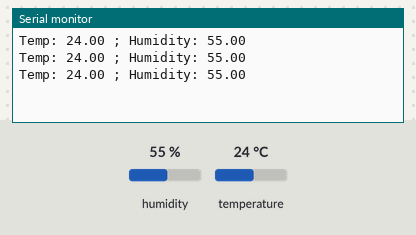
This sketch was run on a simulated ESP8266 (NodeMCU). Parts: the last lines printed to the serial monitor. The inputs (shaded band) are chosen by the test bench; at power-on: humidity 55 %, temperature 24 °C.

Above: at 2.8 s.
2.9 s: humidity set to 22 %
At 5.5 s:
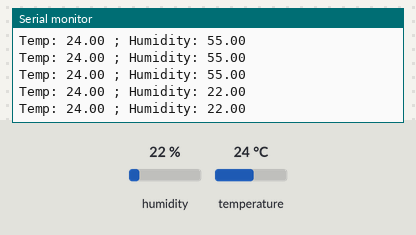
5.6 s: temperature set to 12 °C
At 6.5 s:
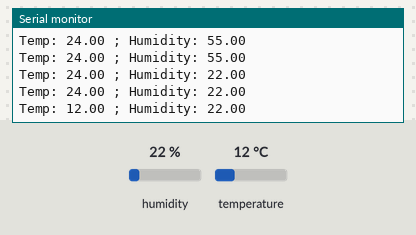
8.3 s: humidity set to 40 %
At 9.6 s:
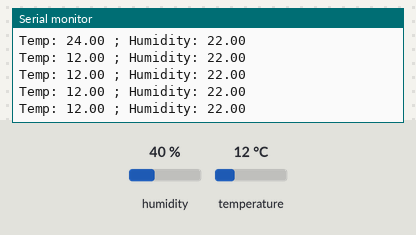
Timing chart, 0 to 11.3 s (numbered marks = the images above; inputs shaded):
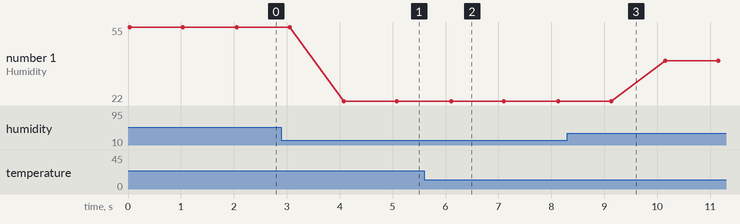

Measured:
- after the input at 2.9 s, the serial monitor: prints a new line after 1.2 s (image 1)
- after the input at 5.6 s, the serial monitor: prints a new line after 0.50 s (image 2)
- plotted number 1: 55 → 22 after the input at 2.9 s, 22 → 40 after the input at 8.3 s

The sketch:

NodeMCU_DTH11_Simple.ino
```cpp
#include "DHT.h"
#define DHTPIN D2
#define DHTTYPE DHT11
DHT dht(DHTPIN, DHTTYPE);
long lastMillis = 0;
void setup(){
    Serial.begin(115200);
    dht.begin();
    delay(10);
}
void loop(){


      float humedad = dht.readHumidity();
      float temperatura = dht.readTemperature();

            lastMillis = millis();
            Serial.println("Temp: "+(String)temperatura+ " ; Humidity: " + humedad);
            delay(1000);

}
```
